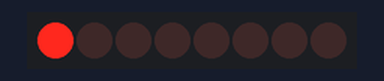
This sketch was run on a simulated Arduino Uno, built with avr-gcc and run on an emulated ATmega328P. Shown: 8 shift-register outputs drawn as a row of LEDs (first output left, lit = HIGH). Wiring (inferred from the names in the program): shift register (74HC595): data pin 4; shift clock pin 6; latch pin 5. Wiring (inferred from the signals the program sends): row of LEDs: on Q0, Q1, Q2, Q3, Q4, Q5, Q6, Q7.

Above: at 0.1 s.
At 0.9 s:
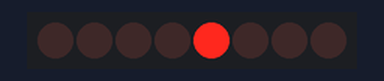
At 1.5 s:
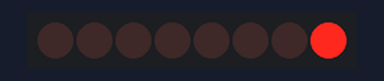
At 3.1 s:
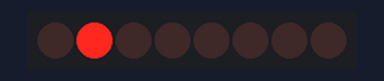
At 4.7 s:
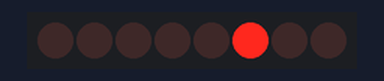
At 6.3 s:
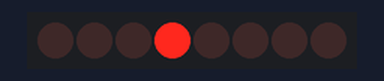
Timing chart, 0 to 6.6 s (numbered marks = the images above):
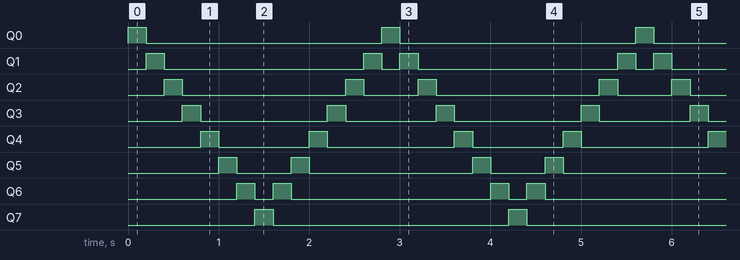

The sketch:

_17_ledChaser_by_shiftRegister.ino
```cpp
int latchPin = 5;  //  ST_CP (12) pin of Shift register
int clockPin = 6;  //  SH_CP (11) pin of Shift register
int dataPin = 4;  //   DS (14)  pin of shift register


void setup() {
  // All pin initialize as OUTPUT
  pinMode(latchPin, OUTPUT);
  pinMode(clockPin, OUTPUT);
  pinMode(dataPin, OUTPUT);

}

void loop() {

  updateShiftRegister(B10000000);  // first led will on
  delay(200);
  updateShiftRegister(B01000000);  // second led will on
  delay(200);
  updateShiftRegister(B00100000);  // third led will on
  delay(200);
  updateShiftRegister(B00010000);  // fourth led will on
  delay(200);
  updateShiftRegister(B00001000);  // fifth led will on
  delay(200);
  updateShiftRegister(B00000100);  // sixth led will on
  delay(200);
  updateShiftRegister(B00000010);  // Seventh led will on
  delay(200);
  updateShiftRegister(B00000001);  // Eighth led will on
  delay(200);
  updateShiftRegister(B00000010);  // 7th led will on
  delay(200);
  updateShiftRegister(B00000100);  // 6th led will on
  delay(200);
  updateShiftRegister(B00001000);  // 5th led will on
  delay(200);
  updateShiftRegister(B00010000);  // 4th led will on
  delay(200);
  updateShiftRegister(B00100000);  // 3rd led will on
  delay(200);
  updateShiftRegister(B01000000);  // 2nd led will on
  delay(200);


}


void updateShiftRegister(byte leds)  //  this is function to update shift register in which we have to pass output of shift register in binary form
{
  digitalWrite(latchPin, LOW);
  shiftOut(dataPin, clockPin, LSBFIRST, leds);  // LSBFIRST means LSB bit arrive first
  digitalWrite(latchPin, HIGH);

}
```

Measured:
- by itself, Q0, Q7: alternates HIGH for 0.20 s and LOW for 2.6 s
- by itself, Q1: repeats every 2.8 s: LOW 2.2 s, HIGH 0.20 s, LOW 0.20 s, HIGH 0.20 s
- by itself, Q2: repeats every 2.8 s: LOW 1.8 s, HIGH 0.20 s, LOW 0.60 s, HIGH 0.20 s
- by itself, Q3: repeats every 2.8 s: LOW 1.4 s, HIGH 0.20 s, LOW 1.0 s, HIGH 0.20 s
- by itself, Q4: repeats every 2.8 s: LOW 1.0 s, HIGH 0.20 s, LOW 1.4 s, HIGH 0.20 s
- by itself, Q5: repeats every 2.8 s: LOW 0.60 s, HIGH 0.20 s, LOW 1.8 s, HIGH 0.20 s
- by itself, Q6: repeats every 2.8 s: LOW 0.20 s, HIGH 0.20 s, LOW 2.2 s, HIGH 0.20 s
